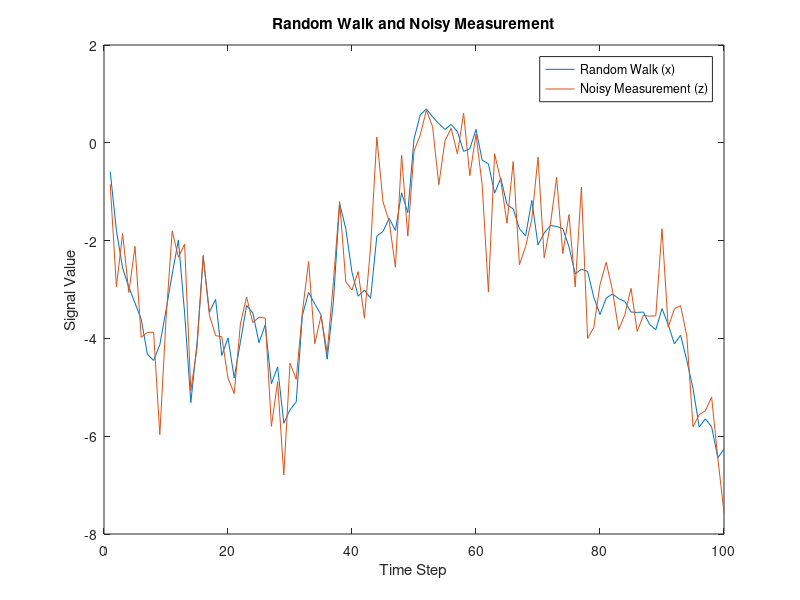

The MATLAB script that drew this image:
%{
A heuristic implementation of a random walk process
Based on Bolviken, E., Christophersen, N., & Storvik, G. (1998). Linear dynamical models, Kalman filtering and
statistics: Lecture notes to IN-ST 259. University of Oslo. https://www.mn.uio.no/math/tjenester/kunnskap/kompendier/komp_kalman.pdf

Q(k − 1) = 1 for k = 1, ..., 50 and = 0.1 for k = 51, ..., 100. Observations are simulated with R(k)=0.5 for all k.
%}

randn('state'); % Initialize the random number generator state

n = 100; % Number of data points

% Define process noise covariance matrix Q
Q = [ones(n/2,1); ones(n/2,1)/10];

% Define measurement noise covariance matrix R
R = ones(n,1)/2;

% Generate process noise w
w = normrnd(zeros(n,1), sqrt(Q));

% Generate a random walk signal x
x = cumsum(w);

% Generate measurement noise z
z = x + normrnd(zeros(n,1), sqrt(R));

% Create an array representing time steps
a = 1:n;

% Plot the random walk signal and the noisy measurement
plot(a, x, a, z);
legend('Random Walk (x)', 'Noisy Measurement (z)');
xlabel('Time Step');
ylabel('Signal Value');
title('Random Walk and Noisy Measurement');
